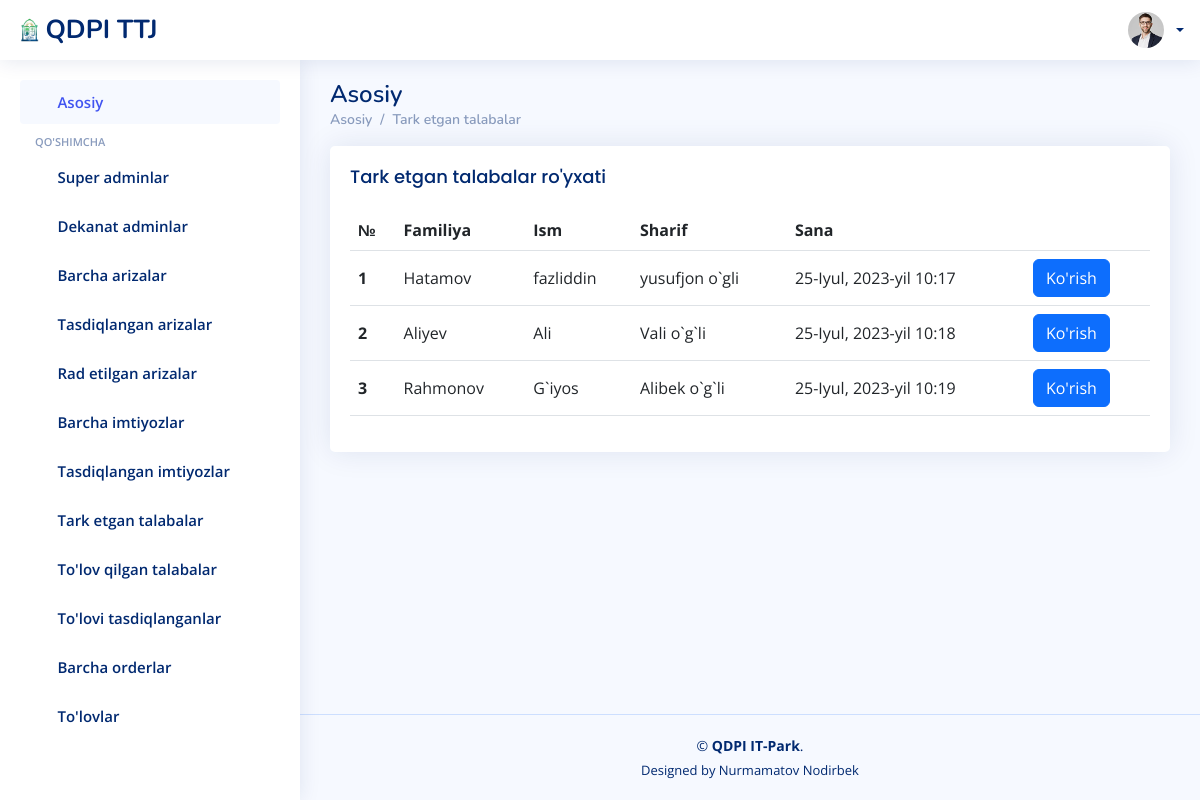
Screenshot of /ariza/tark_etgan_talaba/ with the database file from the repository.
### ariza/models.py (models this page shows)
class Tark_etgan(models.Model):
    talaba_id  = models.CharField(max_length=100)
    first_name = models.CharField(max_length=100)
    last_name = models.CharField(max_length=100)
    sharif = models.CharField(max_length=100)
    tark_etish = models.CharField(max_length=100)
    sabab = models.CharField(max_length=300)
    sana = models.DateTimeField(auto_now_add=True)

### ariza/views.py (the view)
# urls.py: path('tark_etgan_talaba/', tark_etgan_talaba, name='tark_etgan_talaba'),
@csrf_exempt
def tark_etgan_talaba(request):
    talabalar = User.objects.filter(lavozim='talaba')
    data = Tark_etgan.objects.filter(tark_etish='tark_etdi')
    contex = {
        'data':data,
        'talabalar':talabalar,
    }
    return render(request, 'superadmin/tark_etgan_talaba.html', contex)

### templates/superadmin/tark_etgan_talaba.html (shortened to what this page needs)
{% load static %}
<!DOCTYPE html>
<html lang="en">
<head>
  <link href="{% static '/assets/vendor/bootstrap/css/bootstrap.min.css' %}" rel="stylesheet">
  <link href="{% static '/assets/vendor/bootstrap-icons/bootstrap-icons.css' %}" rel="stylesheet">
  <link href="{% static '/assets/vendor/simple-datatables/style.css' %}" rel="stylesheet">
  <link href="{% static '/assets/css/style.css' %}" rel="stylesheet">
</head>
<body>
  <header id="header" class="header fixed-top d-flex align-items-center">
    <div class="d-flex align-items-center justify-content-between">
      <a href="{% url 'home' %}" class="logo d-flex align-items-center">
        <img src="{% static '/assets/img/logo.png' %}" alt="">
        <span class="d-none d-lg-block">QDPI TTJ</span>
      </a>
      <i class="bi bi-list toggle-sidebar-btn"></i>
    </div>
    <nav class="header-nav ms-auto">
      <ul class="d-flex align-items-center">
        <li class="nav-item dropdown pe-3">
          <a class="nav-link nav-profile d-flex align-items-center pe-0" href="{% url 'home' %}" data-bs-toggle="dropdown">
            <img src="{% static '/assets/img/profile-img.jpg' %}" alt="Profile" class="rounded-circle">
            <span class="d-none d-md-block dropdown-toggle ps-2">{{user.last_name}} {{user.first_name}}</span>
          </a>
        </li>
      </ul>
    </nav>
  </header>
  <aside id="sidebar" class="sidebar">
    <ul class="sidebar-nav" id="sidebar-nav">
      <li class="nav-item">
        <a class="nav-link " href="{% url 'home' %}">
          <i class="bi bi-grid"></i>
          <span>Asosiy</span>
        </a>
      </li>
      <li class="nav-heading">Qo'shimcha</li>
      <li class="nav-item">
        <a class="nav-link collapsed" href="{% url 'superadminlar' %}">
          <i class="bi bi-person-fill"></i>
          <span>Super adminlar</span>
        </a>
      </li>
      <li class="nav-item">
        <a class="nav-link collapsed" href="{% url 'dekanatadminlar' %}">
          <i class="bi bi-person"></i>
          <span>Dekanat adminlar</span>
        </a>
      </li>
      <li class="nav-item">
        <a class="nav-link collapsed" href="{% url 'barcha_arizalar' %}">
          <i class="bi bi-envelope"></i>
          <span>Barcha arizalar</span>
        </a>
      </li>
      <li class="nav-item">
        <a class="nav-link collapsed" href="{% url 'tasdiqlangan' %}">
          <i class="bi bi-person-check-fill"></i>
          <span>Tasdiqlangan arizalar</span>
        </a>
      </li>
      <li class="nav-item">
        <a class="nav-link collapsed" href="{% url 'radetilgan' %}">
          <i class="bi bi-person-x-fill"></i>
          <span>Rad etilgan arizalar</span>
        </a>
      </li>
      <li class="nav-item">
        <a class="nav-link collapsed" href="{% url 'imtiyozli_arizalar' %}">
          <i class="bi bi-file-medical"></i>
          <span>Barcha imtiyozlar</span>
        </a>
      </li>
      <li class="nav-item">
        <a class="nav-link collapsed" href="{% url 'tasdiqlangan_imtiyozli_arizalar' %}">
          <i class="bi bi-journal-check"></i>
          <span>Tasdiqlangan imtiyozlar</span>
        </a>
      </li>
      <li class="nav-item">
        <a class="nav-link collapsed" href="{% url 'tark_etgan_talaba' %}">
          <i class="bi bi-house-x-fill"></i>
          <span>Tark etgan talabalar</span>
        </a>
      </li>
      <li class="nav-item">
        <a class="nav-link collapsed" href="{% url 'barcha_tolovlar' %}">
          <i class="bi bi-cash-coin"></i>
          <span>To'lov qilgan talabalar</span>
        </a>
      </li>
      <li class="nav-item">
        <a class="nav-link collapsed" href="{% url 'tasdiqlangan_tolov' %}">
          <i class="bi bi-check2-all"></i>
          <span>To'lovi tasdiqlanganlar</span>
        </a>
      </li>
      <li class="nav-item">
        <a class="nav-link collapsed" href="{% url 'barcha_orderlar' %}">
          <i class="bi bi-bookmark-star"></i>
          <span>Barcha orderlar</span>
        </a>
      </li>
      <li class="nav-item">
        <a class="nav-link collapsed" href="{% url 'hisob_varoq' %}">
          <i class="bi bi-wallet2"></i>
          <span>To'lovlar</span>
        </a>
      </li>
    </ul>
  </aside>
    <main id="main" class="main">
        <div class="pagetitle">
            <h1>Asosiy</h1>
            <nav>
                <ol class="breadcrumb">
                    <li class="breadcrumb-item"><a href="{% url 'home' %}">Asosiy</a></li>
                    <li class="breadcrumb-item active"><a href="{% url 'home' %}">Tark etgan talabalar</a></li>
                </ol>
            </nav>
        </div>
        <section class="section dashboard">
            <div class="row">
                <div class="col-lg-12">
                    <div class="card">
                        <div class="card-body">
                            <div class="d-flex align-items-center justify-content-between">
                                <h5 class="card-title">Tark etgan talabalar ro'yxati</h5>
                            </div>
                            <table class="table datatable">
                                <thead>
                                    <tr>
                                        <th scope="col">№</th>
                                        <th scope="col">Familiya</th>
                                        <th scope="col">Ism</th>
                                        <th scope="col">Sharif</th>
                                        <th scope="col">Sana</th>
                                        <th></th>
                                    </tr>
                                </thead>
                                  <tbody>
                                    {% for d in data %}
                                    <tr>
                                      <th scope="row">{{d.id}}</th>
                                      <td>{{d.last_name}}</td>
                                      <td>{{d.first_name}}</td>
                                      <td>{{d.sharif}}</td>
                                      <td>{{d.sana}}</td>
                                      <td><a class="btn btn-primary" href="{% url 'tark_etgan_malumotlar' d.talaba_id %}">Ko'rish</a></td>
                                    </tr>
                                    {% endfor %}
                                  </tbody>
                            </table>
                        </div>
                    </div>
                </div>
            </div>
        </section>
    </main>
    <footer id="footer" class="footer">
        <div class="copyright">
            &copy; <strong><span>QDPI IT-Park</span></strong>.
        </div>
        <div class="credits">
            Designed by Nurmamatov Nodirbek
        </div>
    </footer>
</body>
</html>

### static/assets/css/style.css (style rules this page uses)
:root { scroll-behavior: smooth; }
html, body { display: flex; flex-direction: column; height: 100%; }
body { font-family: "Open Sans", sans-serif; background: #f6f9ff; color: #444444; }
.main { flex-grow: 1; }
a { color: #4154f1; text-decoration: none; }
h1, h2, h3, h4, h5, h6 { font-family: "Nunito", sans-serif; }
#main { margin-top: 60px; padding: 20px 30px; transition: all 0.3s; }
.pagetitle { margin-bottom: 10px; }
.pagetitle h1 { font-size: 24px; margin-bottom: 0; font-weight: 600; color: #012970; }
.card { margin-bottom: 30px; border: none; border-radius: 5px; box-shadow: 0px 0 30px rgba(1, 41, 112, 0.1); }
.card-title { padding: 20px 0 15px 0; font-size: 18px; font-weight: 500; color: #012970; font-family: "Poppins", sans-serif; }
.card-body { padding: 0 20px 20px 20px; }
.breadcrumb { font-size: 14px; font-family: "Nunito", sans-serif; color: #899bbd; font-weight: 600; }
.breadcrumb a { color: #899bbd; transition: 0.3s; }
.breadcrumb .breadcrumb-item::before { color: #899bbd; }
.breadcrumb .active { color: #51678f; font-weight: 600; }
.logo { line-height: 1; }
@media (min-width: 1200px) { .logo { width: 280px; } }
.logo img { max-height: 26px; margin-right: 6px; }
.logo span { font-size: 26px; font-weight: 700; color: #012970; font-family: "Nunito", sans-serif; }
.header { transition: all 0.5s; z-index: 997; height: 60px; box-shadow: 0px 2px 20px rgba(1, 41, 112, 0.1); background-color: #fff; padding-left: 20px; }
.header .toggle-sidebar-btn { font-size: 32px; padding-left: 10px; cursor: pointer; color: #012970; }
.header-nav ul { list-style: none; }
.header-nav>ul { margin: 0; padding: 0; }
.header-nav .nav-profile { color: #012970; }
.header-nav .nav-profile img { max-height: 36px; }
.header-nav .nav-profile span { font-size: 14px; font-weight: 600; }
.sidebar { position: fixed; top: 60px; left: 0; bottom: 0; width: 300px; z-index: 996; transition: all 0.3s; padding: 20px; overflow-y: auto; scrollbar-width: thin; scrollbar-color: #aab7cf transparent; box-shadow: 0px 0px 20px rgba(1, 41, 112, 0.1); background-color: #fff; }
@media (min-width: 1200px) { #main, #footer { margin-left: 300px; } }
.sidebar-nav { padding: 0; margin: 0; list-style: none; }
.sidebar-nav li { padding: 0; margin: 0; list-style: none; }
.sidebar-nav .nav-item { margin-bottom: 5px; }
.sidebar-nav .nav-heading { font-size: 11px; text-transform: uppercase; color: #899bbd; font-weight: 600; margin: 10px 0 5px 15px; }
.sidebar-nav .nav-link { display: flex; align-items: center; font-size: 15px; font-weight: 600; color: #4154f1; transition: 0.3; background: #f6f9ff; padding: 10px 15px; border-radius: 4px; }
.sidebar-nav .nav-link i { font-size: 16px; margin-right: 10px; color: #4154f1; }
.sidebar-nav .nav-link.collapsed { color: #012970; background: #fff; }
.sidebar-nav .nav-link.collapsed i { color: #899bbd; }
.footer { padding: 20px 0; font-size: 14px; transition: all 0.3s; border-top: 1px solid #cddfff; }
.footer .copyright { text-align: center; color: #012970; }
.footer .credits { padding-top: 5px; text-align: center; font-size: 13px; color: #012970; }
th, td { vertical-align: middle !important; }

### rows the page displays
Tark_etgan: id "1", last_name "Hatamov", first_name "fazliddin", sharif "yusufjon o`gli", sana "25-Iyul, 2023-yil 10:17"
Tark_etgan: id "2", last_name "Aliyev", first_name "Ali", sharif "Vali o`g`li", sana "25-Iyul, 2023-yil 10:18"
Tark_etgan: id "3", last_name "Rahmonov", first_name "G`iyos", sharif "Alibek o`g`li", sana "25-Iyul, 2023-yil 10:19"
